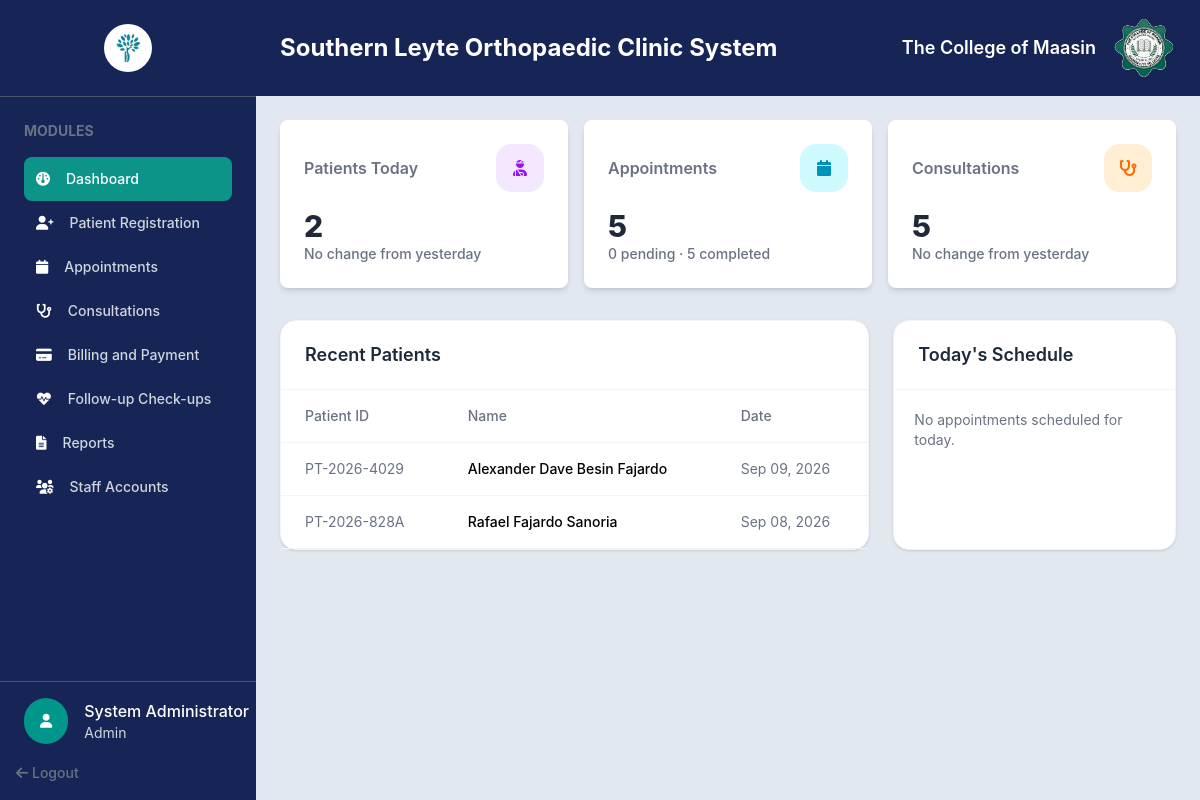
Before: /admin/admin-dashboard.php (signed in) with the older database file.
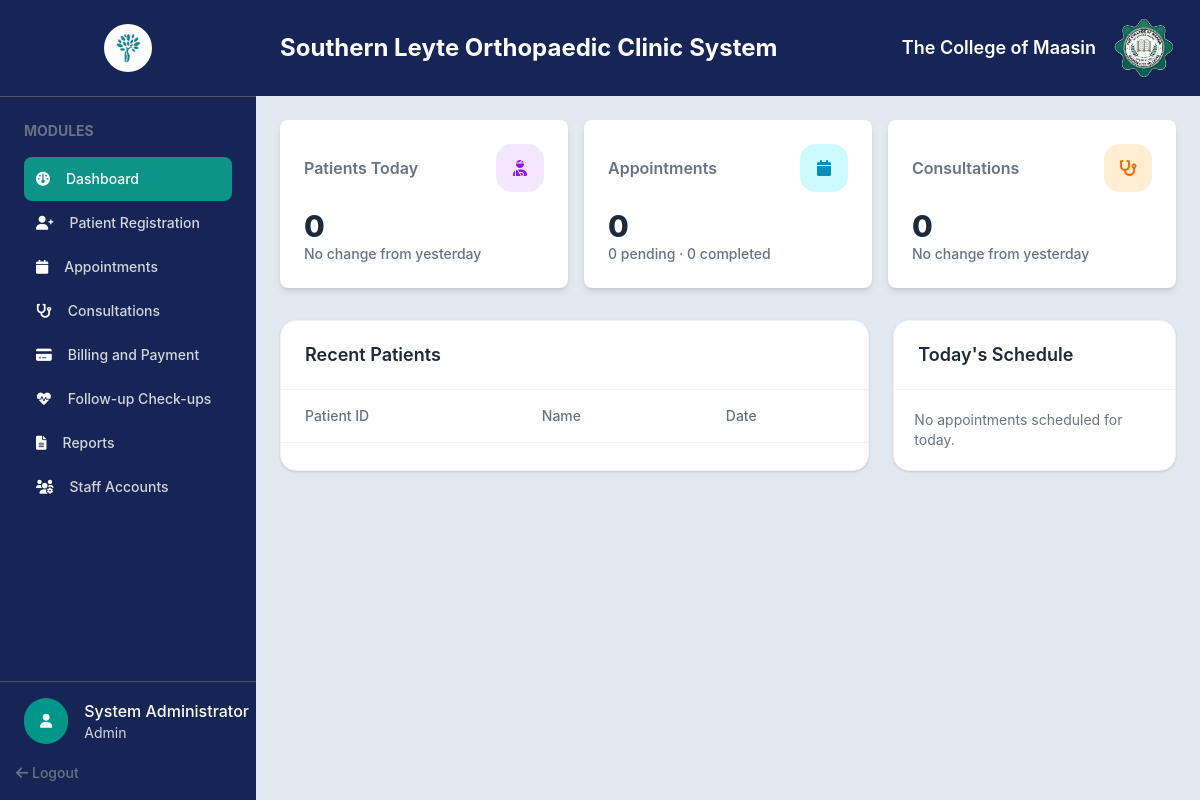
After: the same page with the newer database file.
### tables this page shows
CREATE TABLE `patients` (
  `PatientID` int(10) UNSIGNED NOT NULL,
  `PatientCode` varchar(20) NOT NULL,
  `UserID` int(10) UNSIGNED DEFAULT NULL,
  `FirstName` varchar(100) NOT NULL,
  `MiddleName` varchar(100) DEFAULT NULL,
  `LastName` varchar(100) NOT NULL,
  `BirthDate` date NOT NULL,
  `Gender` enum('Male','Female','Other') NOT NULL,
  `CivilStatus` enum('Single','Married','Widowed','Separated') DEFAULT NULL,
  `Address` varchar(255) DEFAULT NULL,
  `Latitude` decimal(10,7) DEFAULT NULL,
  `Longitude` decimal(10,7) DEFAULT NULL,
  `Phone` varchar(30) DEFAULT NULL,
  `Email` varchar(150) DEFAULT NULL,
  `BloodType` varchar(5) DEFAULT NULL,
  `EmergencyContact` varchar(150) DEFAULT NULL,
  `EmergencyPhone` varchar(30) DEFAULT NULL,
  `PatientType` enum('Regular','Senior Citizen','PWD') NOT NULL DEFAULT 'Regular',
  `CreatedAt` timestamp NOT NULL DEFAULT current_timestamp()
);

### includes/auth.php (called while the page is built, shortened)
<?php
class SessionManager
{
    public static function isLoggedIn(): bool
    {
        return isset($_SESSION['user_id']) || isset($_SESSION['userId']) || isset($_SESSION['user']);
    }
    public static function getCurrentRole(): ?string
    {
        return $_SESSION['access_type']
            ?? $_SESSION['user']['Role']
            ?? $_SESSION['Role']
            ?? null;
    }
    public static function getUser(PDO $pdo): ?array
    {
        $userId = $_SESSION['user_id'] ?? $_SESSION['userId'] ?? $_SESSION['user']['UserID'] ?? null;
        $statement = $pdo->prepare(
            'SELECT UserID AS user_id, Username AS username, FirstName AS first_name,
                    LastName AS last_name, Email AS email, Phone AS phone,
                    Role AS role, IsDoctor AS is_doctor, Status AS status, CreatedAt AS created_at
             FROM users WHERE UserID = ?'
        );
        $statement->execute([$userId]);
        return $statement->fetch(PDO::FETCH_ASSOC) ?: null;
    }
}

### php/fetch/fetch.php (called while the page is built, shortened)
<?php
function fetchAllData(PDO $pdo, string $query, array $params = []): array
{
    $stmt = $pdo->prepare($query);
    $stmt->execute($params);
    return $stmt->fetchAll(PDO::FETCH_ASSOC);
}

### admin/admin-dashboard.php (the view, shortened to what the changed rows need)
<?php
include_once __DIR__ . '/../config/config.php';
require_once __DIR__ . '/../includes/auth.php';
require_once __DIR__ . '/../php/fetch/fetch.php';
$admin = SessionManager::getUser($pdo);
$totalStmt = $pdo->query("SELECT COUNT(*) FROM patients");
$totalPatients = (int) $totalStmt->fetchColumn();
$yesterdayStmt = $pdo->prepare("
    SELECT COUNT(*) FROM patients
    WHERE CreatedAt < CURDATE()
");
$yesterdayStmt->execute();
$totalAsOfYesterday = (int) $yesterdayStmt->fetchColumn();
$diff = $totalPatients - $totalAsOfYesterday;
if ($diff > 0) {
    $changeText = "+{$diff} from yesterday";
    $changeColor = "text-green-600";
} elseif ($diff < 0) {
    $changeText = "{$diff} from yesterday";
    $changeColor = "text-red-600";
} else {
    $changeText = "No change from yesterday";
    $changeColor = "text-gray-500";
}
$totalConsultStmt = $pdo->query("SELECT COUNT(*) FROM consultations");
$totalConsultations = (int) $totalConsultStmt->fetchColumn();
$consultYesterdayStmt = $pdo->prepare("
    SELECT COUNT(*) FROM consultations
    WHERE ConsultationDate < CURDATE()
");
$consultYesterdayStmt->execute();
$totalConsultAsOfYesterday = (int) $consultYesterdayStmt->fetchColumn();
$consultDiff = $totalConsultations - $totalConsultAsOfYesterday;
if ($consultDiff > 0) {
    $consultChangeText = "+{$consultDiff} from yesterday";
    $consultChangeColor = "text-green-600";
} elseif ($consultDiff < 0) {
    $consultChangeText = "{$consultDiff} from yesterday";
    $consultChangeColor = "text-red-600";
} else {
    $consultChangeText = "No change from yesterday";
    $consultChangeColor = "text-gray-500";
}
$patients = fetchAllData($pdo, "SELECT * FROM patients ORDER BY userID DESC LIMIT 5");
$appointments = fetchAllData($pdo, "SELECT * FROM appointments");
$pendingAppointments = fetchAllData($pdo, "SELECT * FROM appointments WHERE status = 'Pending'");
$completedAppointments = fetchAllData($pdo, "SELECT * FROM appointments WHERE status = 'Completed'");
$consultations = fetchAllData($pdo, "SELECT * FROM consultations");
?>
<!DOCTYPE html>
<html lang="en">
<head>
    <link rel="stylesheet" href="../assets/css/output.css">
    <link rel="stylesheet" href="../assets/css/global.css">
    <link rel="stylesheet" href="https://cdnjs.cloudflare.com/ajax/libs/font-awesome/6.0.0-beta3/css/all.min.css">
</head>
<body class="h-screen flex bg-slate-200">
    <?php include_once '../includes/sidebar.php'; ?>
    <section class="flex-1 p-6 overflow-auto">
        <div class="flex items-center justify-between bg-blue-950 -mx-6 -mt-6 px-6 py-4">
            <h1 class="text-2xl font-bold text-white">Southern Leyte Orthopaedic Clinic System</h1>
            <div class="flex items-center gap-4">
                <h1 class="text-lg font-semibold text-white">The College of Maasin</h1>
            </div>
        </div>
        <div class="flex w-full gap-4 mt-6">
            <div class="bg-white p-6 rounded-lg shadow-md flex-1">
                <div class="flex justify-between items-center mb-4">
                    <h2 class="text-gray-500 text-md font-semibold">Patients Today</h2>
                    <div class="w-12 h-12 rounded-2xl bg-purple-100 flex items-center justify-center">
                    </div>
                </div>
                <p class="text-gray-800 text-3xl font-extrabold"><?= count($patients) ?></p>
                <p class="<?= $changeColor ?> text-sm font-medium"><?= htmlspecialchars($changeText) ?></p>
            </div>
            <div class="bg-white p-6 rounded-lg shadow-md flex-1">
                <div class="flex justify-between items-center mb-4">
                    <h2 class="text-gray-500 text-md font-semibold">Appointments </h2>
                    <div class="w-12 h-12 rounded-2xl bg-cyan-100 flex items-center justify-center">
                    </div>
                </div>
                <p class="text-gray-800 text-3xl font-extrabold"><?php echo count($appointments); ?></p>
                <p class="text-gray-500 text-sm font-medium"><?php echo count($pendingAppointments); ?> pending ·
                    <?php echo count($completedAppointments); ?> completed
                </p>
            </div>
            <div class="bg-white p-6 rounded-lg shadow-md flex-1">
                <div class="flex justify-between items-center mb-4">
                    <h2 class="text-gray-500 text-md font-semibold">Consultations</h2>
                    <div class="w-12 h-12 rounded-2xl bg-orange-100 flex items-center justify-center">
                    </div>
                </div>
                <p class="text-gray-800 text-3xl font-extrabold"><?php echo count($consultations); ?></p>
                <p class="<?= $consultChangeColor ?> text-sm font-medium">
                    <?php echo htmlspecialchars($consultChangeText); ?></p>
            </div>
        </div>
        <div class="grid grid-cols-3 gap-6 mt-8">
            <div class="col-span-2 bg-white rounded-2xl shadow-sm border border-gray-100">
                <div class="flex items-center justify-between px-6 py-5 border-b border-gray-100">
                    <h2 class="text-lg font-semibold text-gray-800">
                        Recent Patients
                    </h2>
                </div>
                <div class="overflow-x-auto">
                    <table class="w-full">
                        <thead class="text-left text-sm text-gray-500">
                            <tr class="border-b border-gray-100">
                                <th class="px-6 py-4 font-medium">Patient ID</th>
                                <th class="px-6 py-4 font-medium">Name</th>
                                <th class="px-6 py-4 font-medium">Date</th>
                            </tr>
                        </thead>
                        <tbody class="text-sm">
                            <?php
                            $patients = fetchAllData($pdo, "SELECT
                                p.PatientID AS PatientID,
                                p.PatientCode,
                                p.FirstName,
                                p.MiddleName,
                                p.LastName,
                                p.CreatedAt
                            FROM patients p
                            GROUP BY p.PatientID ORDER BY p.CreatedAt DESC LIMIT 5
                            ");
                            foreach ($patients as $patient) {
                                echo ' <tr class="border-b border-gray-100 hover:bg-gray-50">';
                                echo '<td class="px-6 py-4 text-gray-500">'
                                    . htmlspecialchars($patient['PatientCode']) .
                                    '</td>';
                                echo '<td class="px-6 py-4 font-medium">'
                                    . htmlspecialchars($patient['FirstName'] . ' ' . $patient['MiddleName'] . ' ' . $patient['LastName']) .
                                    '</td>';
                                echo '<td class="px-6 py-4 text-gray-500">'
                                    . htmlspecialchars(date('M d, Y', strtotime($patient['CreatedAt']))) .
                                    '</td>';
                            }
                            ?>
                        </tbody>
                    </table>
                </div>
            </div>
            <div class="bg-white rounded-2xl shadow-sm border border-gray-100">
                <div class="px-6 py-5 border-b border-gray-100">
                    <h2 class="text-lg font-semibold text-gray-800">
                        Today's Schedule
                    </h2>
                </div>
            </div>
        </div>
    </section>
</body>
</html>

### includes/sidebar.php (shortened to what the changed rows need)
<?php
$navItems = [
    [
        'label' => 'Dashboard',
        'icon' => 'fa-gauge',
        'file' => 'admin-dashboard.php',
        'href' => '../admin/admin-dashboard.php',
        'roles' => ['admin', 'staff'],
    ],
    [
        'label' => 'Patient Registration',
        'icon' => 'fa-user-plus',
        'file' => 'patient-registration.php',
        'href' => '../admin/patient-registration.php',
        'roles' => ['admin', 'staff'],
    ],
    [
        'label' => 'Appointments',
        'icon' => 'fa-calendar',
        'file' => 'appointments.php',
        'href' => '../admin/appointments.php',
        'roles' => ['admin', 'staff'],
    ],
    [
        'label' => 'Consultations',
        'icon' => 'fa-stethoscope',
        'file' => 'consultations.php',
        'href' => '../admin/consultations.php',
        'roles' => ['admin'],
    ],
    [
        'label' => 'Billing and Payment',
        'icon' => 'fa-credit-card',
        'file' => 'billing-payment.php',
        'href' => '../admin/billing-payment.php',
        'roles' => ['admin', 'staff'],
    ],
    [
        'label' => 'Follow-up Check-ups',
        'icon' => 'fa-heart-pulse',
        'file' => 'follow-up-checkups.php',
        'href' => '../admin/follow-up-checkups.php',
        'roles' => ['admin', 'staff'],
    ],
    [
        'label' => 'Reports',
        'icon' => 'fa-file-lines',
        'file' => 'reports.php',
        'href' => '../admin/reports.php',
        'roles' => ['admin'],
    ],
    [
        'label' => 'Staff Accounts',
        'icon' => 'fa-users-gear',
        'file' => 'staff-management.php',
        'href' => '../admin/staff-management.php',
        'roles' => ['admin'],
    ],
];
$currentRole = strtolower((string) (SessionManager::getCurrentRole() ?? 'staff'));
$currentFile = basename($_SERVER['PHP_SELF']);
?>
<div class="w-64 shrink-0 bg-blue-950 flex flex-col h-full">
    <div class="custom-scrollbar w-full p-6 overflow-y-auto flex-1">
        <h2 class="text-gray-500 font-bold text-sm mb-4">MODULES</h2>
        <?php foreach ($navItems as $item): ?>
            <?php if (in_array($currentRole, $item['roles'], true)): ?>
                <div class="flex items-center p-3 rounded-lg gap-4 <?= $currentFile === $item['file'] ? 'active' : '' ?>">
                    <i class="text-sm fa-solid <?= htmlspecialchars($item['icon']) ?> text-white"></i>
                    <a href="<?= htmlspecialchars($item['href']) ?>" class="text-sm text-gray-300 hover:text-white font-medium">
                        <?= htmlspecialchars($item['label']) ?>
                    </a>
                </div>
            <?php endif; ?>
        <?php endforeach; ?>
    </div>
    <div class="mt-auto">
        <div class="w-full border-t pt-4 pl-6 border-gray-600 flex items-center gap-4">
            <div>
                <?php if ($admin): ?>
                    <h1 class="text-white text-md font-medium">
                        <?= htmlspecialchars($admin['first_name']) ?>     <?= htmlspecialchars($admin['last_name']) ?>
                    </h1>
                <?php endif; ?>
            </div>
        </div>
    </div>
</div>

Changed rows visible on the page:
removed patients: PatientCode "PT-2026-4029", FirstName+MiddleName+LastName "Alexander Dave Besin Fajardo", CreatedAt "Sep 09, 2026"
removed patients: PatientCode "PT-2026-828A", FirstName+MiddleName+LastName "Rafael Fajardo Sanoria", CreatedAt "Sep 08, 2026"
Other visible differences:
count($patients): "2" → "0"
count($appointments): "5" → "0"
count($completedAppointments): "5" → "0"
count($consultations): "5" → "0"
